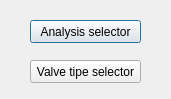
<?xml version="1.0" encoding="UTF-8"?>
<ui version="4.0">
 <class>Dialog</class>
 <widget class="QDialog" name="Dialog">
  <property name="geometry">
   <rect>
    <x>0</x>
    <y>0</y>
    <width>171</width>
    <height>99</height>
   </rect>
  </property>
  <property name="windowTitle">
   <string>Dialog</string>
  </property>
  <widget class="QPushButton" name="btn_analysis_selector">
   <property name="geometry">
    <rect>
     <x>30</x>
     <y>20</y>
     <width>111</width>
     <height>23</height>
    </rect>
   </property>
   <property name="text">
    <string>Analysis selector</string>
   </property>
  </widget>
  <widget class="QPushButton" name="btn_valve_selector">
   <property name="geometry">
    <rect>
     <x>30</x>
     <y>60</y>
     <width>111</width>
     <height>23</height>
    </rect>
   </property>
   <property name="text">
    <string>Valve tipe selector</string>
   </property>
  </widget>
 </widget>
 <resources/>
 <connections/>
</ui>
